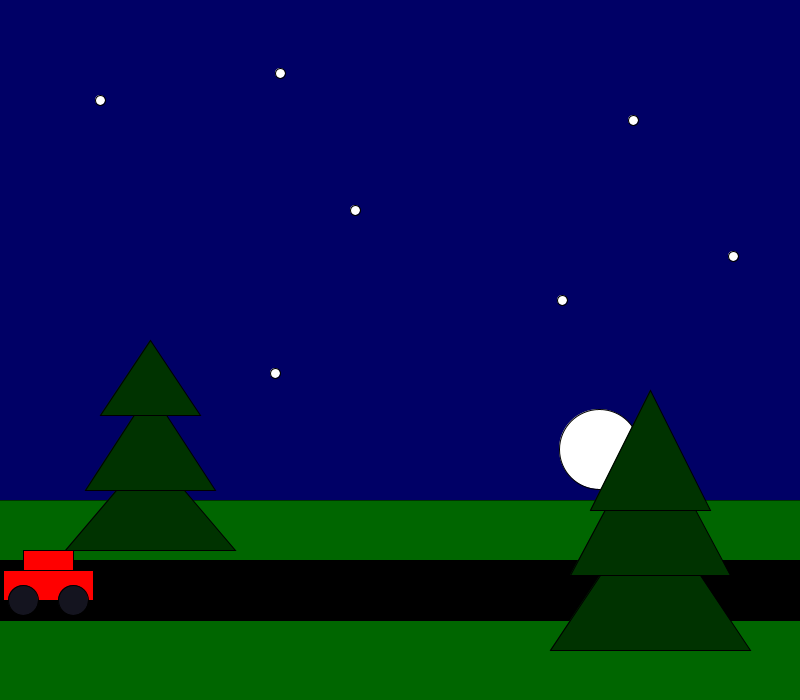
Frame 1 (no input)
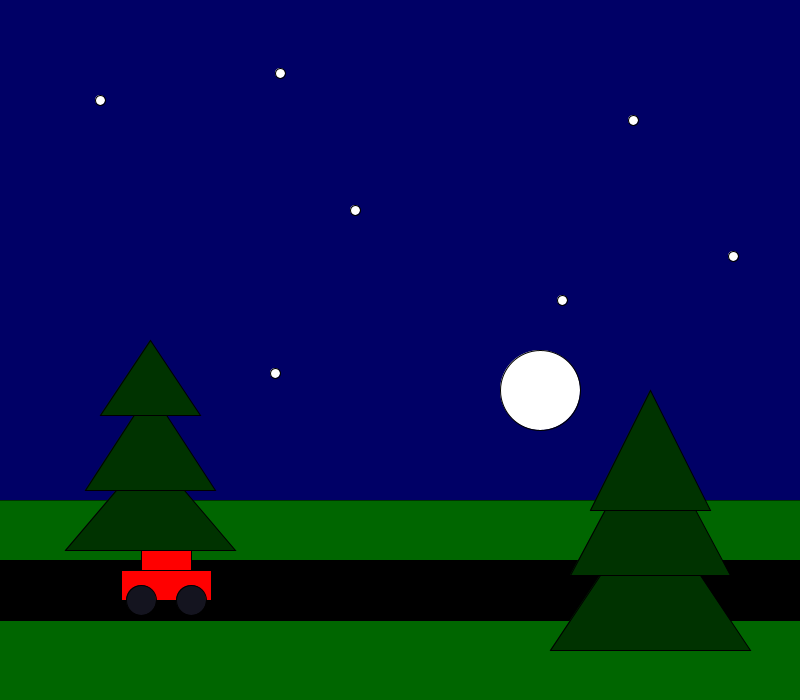
Frame 60 (the mouse pressed at the canvas centre just before this capture)
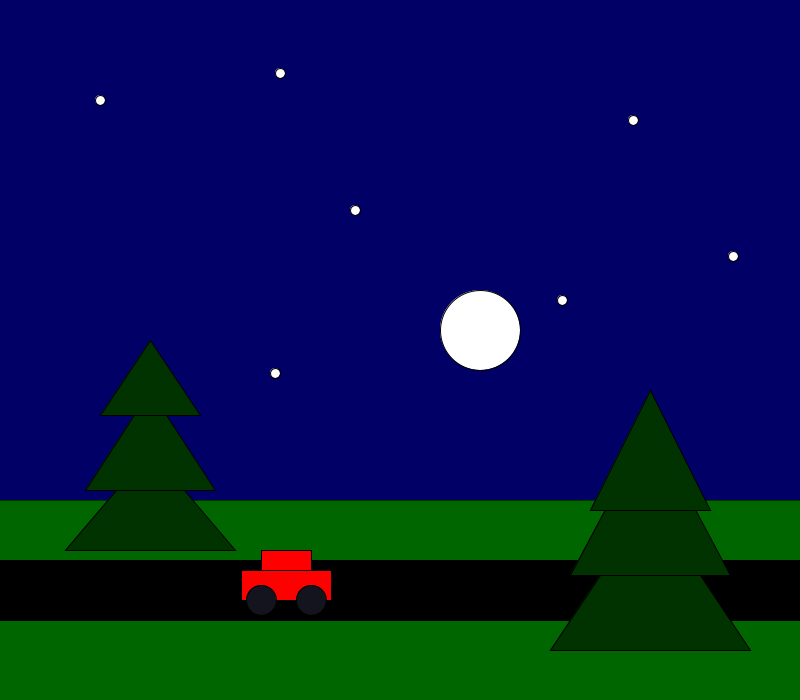
Frame 120 (the mouse held since frame 60 and released just before this capture)

The Processing sketch that drew these frames (run headless with seeded random() and noise(); from frame 60 on, the mouse is pressed at the canvas centre):

// Processing sketch: processing_40855
// ── processing_40855.pde

int B = -1600;
int A = 450;
int C = 600;
int D = 1;
void setup() {
  size (800, 700);
}
void draw() {
  background (#000066);
  B = B + 5;
  A = A - 1;
  C = C - 1;
  D = D + 2;
  stroke (0);
  fill (255); ellipse (100, 100, 10, 10); ellipse (280, 73, 10, 10); ellipse (275, 373, 10, 10); ellipse (562, 300, 10, 10); ellipse (733, 256, 10, 10); ellipse (633, 120, 10, 10); ellipse (355, 210, 10, 10);
  fill (255); ellipse (C, A, 80, 80);
  fill (#A9A9A9); stroke (0); ellipse (B - 20, 210, 100, 10); triangle (B + 100, 220, B + 105, 185, B + 120, 200); triangle (B + 120, 200, B + 135, 185, B + 140, 220); 
  ellipse (B + 120, 220, 40, 40); 
  ellipse (B + 10, 272, 25, 25); 
  ellipse (B + 90, 272, 25, 25);
  fill (#663300); ellipse (B + 110, 215, 5, 5); ellipse (B + 130, 210, 5, 5);
  fill(255); stroke (255); arc (B + 120, 225, 30, 20, 0, PI);
  fill (#FAEBD7); rect (B, 200, 100, 60);
  fill (#FF66FF); rect (B + 10, 210, 80, 40);
  fill (255, 0, 0); stroke (255, 0, 0); rect (B - 100, 220, 100, 10); rect (B - 200, 200, 100, 10); rect (B - 300, 220, 100, 10);
  fill (#FFFF00); stroke (#FFFF00); rect (B - 100, 230, 100, 10); rect (B - 200, 210, 100, 10); rect (B - 300, 230, 100, 10);
  fill (0, 255, 0); stroke (0, 255, 0); rect (B - 100, 240, 100, 10); rect (B - 200, 220, 100, 10); rect (B - 300, 240, 100, 10);
  fill (0, 0, 255); stroke (0, 0, 255); rect (B - 100, 250, 100, 10); rect (B - 200, 230, 100, 10); rect (B - 300, 250, 100, 10);
  fill (#006600); stroke (#003300); rect (-1, 500, 801, 200);
  fill (#003300); stroke (0); triangle (65, 550, 150, 450, 235, 550); triangle (85, 490, 150, 390, 215, 490); triangle (100, 415, 150, 340, 200, 415);
  fill (0); rect (-1, 560, 800, 60);
  fill (255, 0, 0); stroke (0); rect (D, 570, 90, 30); rect (D + 20, 550, 50, 20);
  fill (#14141F); ellipse (D + 20, 600, 30, 30); ellipse (D + 70, 600, 30, 30);
  fill (#003300); stroke (0); triangle (550, 650, 650, 500, 750, 650); triangle (570, 575, 650, 425, 730, 575); triangle (590, 510, 650, 390, 710, 510);
   
  
  
}
